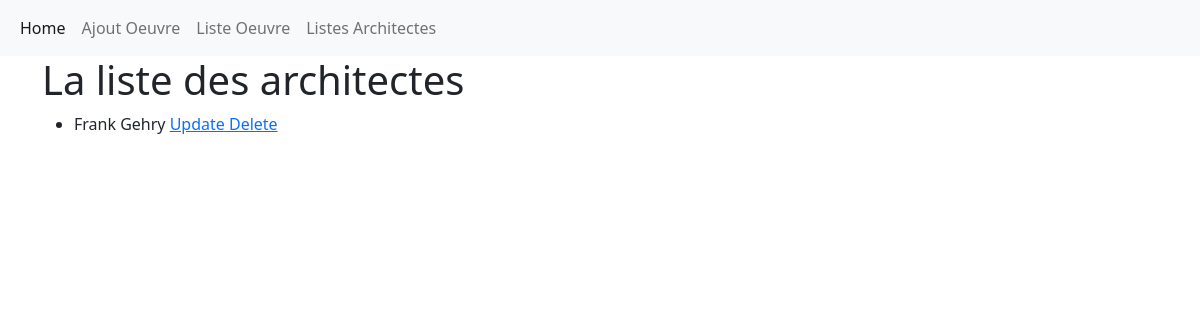
Page /archi/liste_architecte on the earlier database version.
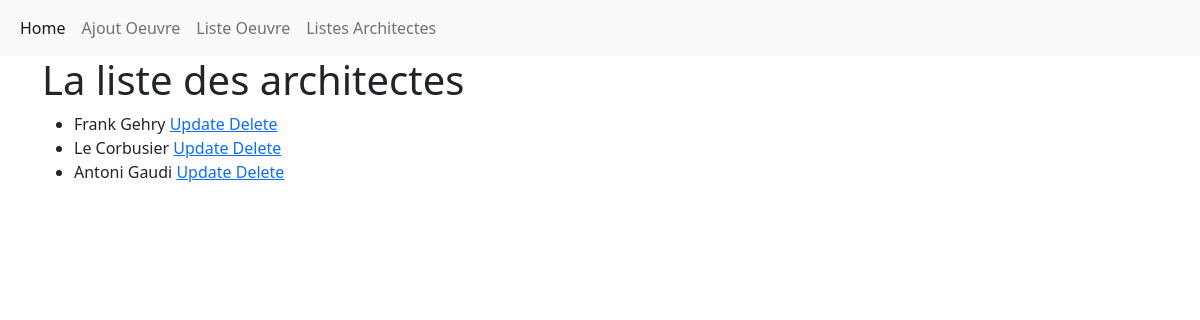
Same page on the later database version.
### archi/models.py (models this page shows)
class Architecte(models.Model):
    archit= models.CharField(max_length=30)
    style= models.TextField(null=True, blank=True)
    def __str__(self):
        return self.archit

### archi/views.py (the view)
# urls.py: path('liste_architecte', views.liste_architecte, name="Architecte"),
def liste_architecte(request):
   liste_architecte = Architecte.objects.all()
   return render(request, 'archi/liste_architecte.html', {'liste_architecte': liste_architecte})

### archi/templates/archi/liste_architecte.html
{% extends 'base.html' %}
{% block content %}
    <h1>La liste des architectes</h1>
    <ul>
    {% for architecte in liste_architecte%}
    <li>{{ architecte }} <a href="{%url 'Uparchi' architecte.id%}"> Update </a> <a href="{%url 'Delarchi' architecte.id %}"> Delete </a> </li>
    {% empty %}
    Votre base de données est vide ! <a href="{% url 'Ajarchi' %}"> Ajouter le premier architecte</a>.
    {% endfor %}
    </ul>
{% endblock %}

### templates/base.html (shortened to what this page needs)
<!DOCTYPE html>
<html lang="en">
<head>
    <link href="https://cdn.jsdelivr.net/npm/bootstrap@5.1.3/dist/css/bootstrap.min.css" rel="stylesheet">
</head>
<body>
    <nav class="navbar navbar-expand-lg navbar-light bg-light">
      <div class="container-fluid">
        <div class="collapse navbar-collapse" id="navbarNavAltMarkup">
          <div class="navbar-nav">
            <a class="nav-link active" aria-current="page" href="{% url 'Home' %}">Home</a>
            <a class="nav-link" href="{% url 'Ajout' %}">Ajout Oeuvre</a>
            <a class="nav-link" href="{% url 'Tous' %}">Liste Oeuvre</a>
            <a class="nav-link" href="{% url 'Architecte' %}">Listes Architectes</a>
          </div>
        </div>
      </div>
    </nav>
    <div class="container">
        {% block content %}
        {% endblock %}
    </div>
</body>
</html>

Differences in the rows shown:
added Architecte: archit "Le Corbusier"
added Architecte: archit "Antoni Gaudi"
